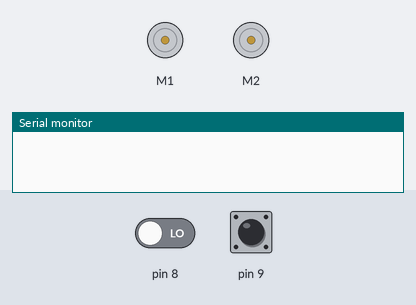
The sketch below on a simulated Arduino Uno, built with avr-gcc and run on an emulated ATmega328P. On the bench: 2 × DC motor (green arrow = forward, orange = backward, longer = faster), the last lines printed to the serial monitor. Inputs (shaded band) come from the test bench; at power-on: pin 9 LOW, pin 8 LOW.

Above: at 0.1 s.
At 1.2 s:
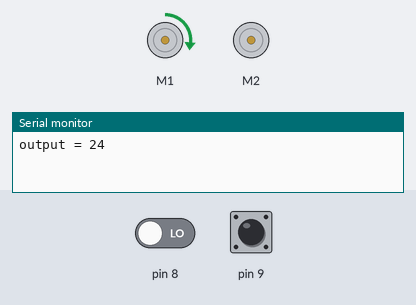
1.3 s: pin 9 pulsed HIGH 2 times (0.12 s each, 0.3 s apart)
At 2.1 s:
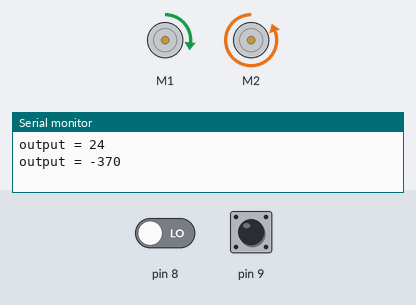
Timing chart, 0 to 13.9 s (numbered marks = the images above; inputs shaded):
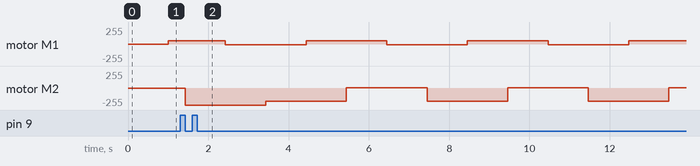

Measured:
- by itself, motor M1: alternates forward 48/255 for 2.0 s and backward 8/255 for 2.0 s
- by itself, motor M2: repeats every 4.0 s: backward 196/255 2.0 s, forward 2/255 2.0 s

The sketch:

Task_33RC2.ino
```cpp
#include <SoftwareSerial.h>
#include <SabertoothSimplified.h>
SoftwareSerial SWSerial(10, 11);
SabertoothSimplified ST(SWSerial);
int sensorValueW = 0;
int sensorValueX = 0;
int sensorValueY = 0;
int sensorValueZ = 0;
int outputValueW = 0;
int outputValueX = 0;
int outputValueY = 0;
int outputValueZ = 0;

void setup() {
  Serial.begin(9600);
  pinMode(7, INPUT);
  pinMode(8, INPUT);
  pinMode(9, INPUT);
  pinMode(10, INPUT);
  SWSerial.begin(9600); }

void loop() {
  sensorValueW = pulseIn(8, HIGH);
  outputValueW = map(sensorValueW, 1171, 2065, 50, 70);
  Serial.print("output = ");
  Serial.println(outputValueW);
  ST.motor(1, outputValueW);

  sensorValueX = pulseIn(9, HIGH);
  outputValueX = map(sensorValueX, 1171, 2065, 40, 70);
  Serial.print("output = ");
  Serial.println(outputValueX);
  ST.motor(2, outputValueX);

  sensorValueY = pulseIn(10, HIGH);
  outputValueY = map(sensorValueY, 1171, 2065, -30, -50);
  Serial.print("output = ");
  Serial.println(outputValueY);
  ST.motor(1, outputValueY);

  sensorValueZ = pulseIn(11, HIGH);
  outputValueZ = map(sensorValueZ, 1171, 2065, -20, 40);
  Serial.print("output = ");
  Serial.println(outputValueZ);
  ST.motor(2, outputValueZ);}
```
